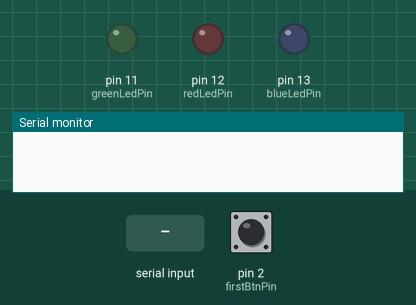
Recording of a sketch running on a simulated Arduino Uno, built with avr-gcc and run on an emulated ATmega328P. Parts: output pins drawn as LEDs (lit = HIGH), the last lines printed to the serial monitor. The inputs (shaded band) are chosen by the test bench; at power-on: pin 2 (firstBtnPin) HIGH.

Above: at 1.2 s.
1.3 s: pin 2 (firstBtnPin) pulled LOW for 0.15 s
At 1.9 s:
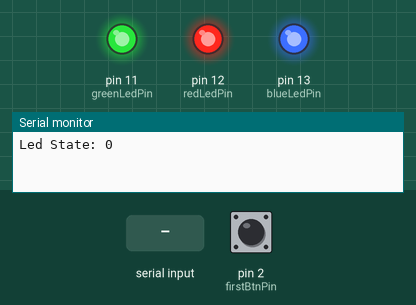
2.9 s: "blue" received over Serial
At 4.6 s:
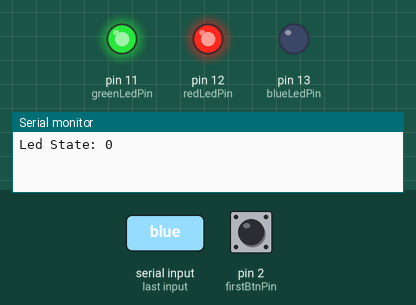
5.4 s: "red" received over Serial
At 7.6 s:
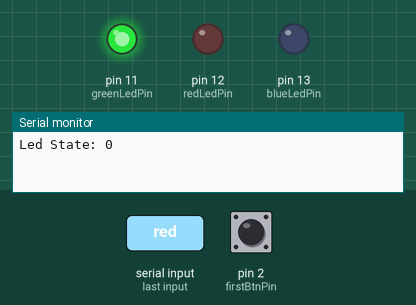
7.9 s: "blue" received over Serial
At 9.6 s:
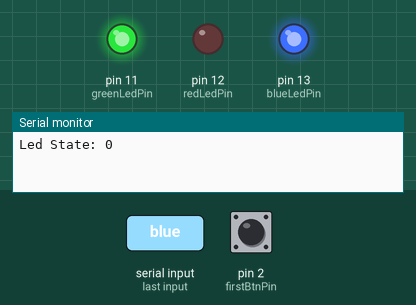
10.4 s: "green" received over Serial
At 12.6 s:
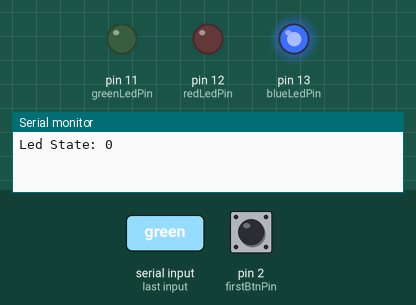
12.9 s: "red" received over Serial
At 14.6 s:
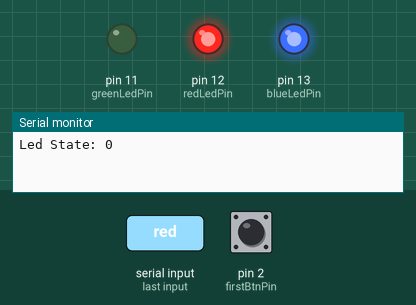
Timing chart, 0 to 16.1 s (numbered marks = the images above; inputs shaded):
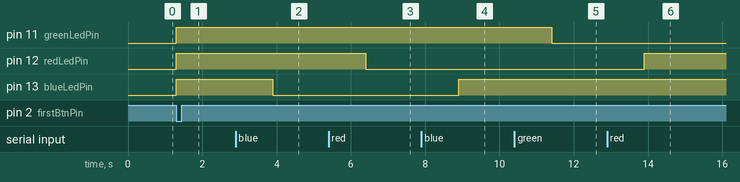

The sketch:

buttonsInterrupt.ino
```cpp
const int firstBtnPin = 2;
const int redLedPin = 12;
const int greenLedPin = 11;
const int blueLedPin = 13;

volatile int ledState = 0;

volatile byte redState = LOW;
volatile byte greenState = LOW;
volatile byte blueState = LOW;

void buttonInterrupt() {
  Serial.print("Led State: ");
  Serial.println(ledState);

  switch(ledState) {
    case 0:

      redState = HIGH;
      greenState = HIGH;
      blueState = HIGH;

      digitalWrite(redLedPin, redState);
      digitalWrite(greenLedPin, greenState);
      digitalWrite(blueLedPin, blueState);

      ledState = 1;
      break;
    case 1:

      redState = HIGH;
      greenState = HIGH;
      blueState = LOW;

      digitalWrite(redLedPin, redState);
      digitalWrite(greenLedPin, greenState);
      digitalWrite(blueLedPin, blueState);

      ledState = 2;
      break;
    case 2:
      redState = LOW;
      greenState = HIGH;
      blueState = HIGH;

      digitalWrite(redLedPin, redState);
      digitalWrite(greenLedPin, greenState);
      digitalWrite(blueLedPin, blueState);

      ledState = 3;
      break;
    default:
      redState = HIGH;
      greenState = LOW;
      blueState = HIGH;

      digitalWrite(redLedPin, redState);
      digitalWrite(greenLedPin, greenState);
      digitalWrite(blueLedPin, blueState);

      ledState = 0;
      break;
  }
}

void setup() {
  Serial.begin(9600);
  // Buttons
  pinMode(firstBtnPin, INPUT_PULLUP);

  // LEDs
  pinMode(redLedPin, OUTPUT);
  pinMode(greenLedPin, OUTPUT);
  pinMode(blueLedPin, OUTPUT);
  digitalWrite(redLedPin, LOW);
  digitalWrite(greenLedPin, LOW);
  digitalWrite(blueLedPin, LOW);

  // Configurando rotina de interrupcao
  attachInterrupt(digitalPinToInterrupt(firstBtnPin), buttonInterrupt, FALLING);
}

void loop() {
  while(Serial.available() == 0) {}
  String opString = Serial.readString();
  opString.trim();


  if(opString == "blue"){
    blueState = !blueState;
    digitalWrite(blueLedPin, blueState);
  }  else if (opString == "red"){
    redState = !redState;
    digitalWrite(redLedPin, redState);
  } else if (opString == "green") {
    greenState = !greenState;
    digitalWrite(greenLedPin, greenState);
  }
}
```

Measured:
- after the input at 1.3 s, pin 11 (greenLedPin), pin 12 (redLedPin), pin 13 (blueLedPin): LOW → HIGH at once
- after the input at 2.9 s, pin 13 (blueLedPin): HIGH → LOW after 1.0 s
- after the input at 5.4 s, pin 12 (redLedPin): HIGH → LOW after 1.0 s
- after the input at 7.9 s, pin 13 (blueLedPin): LOW → HIGH after 1.0 s
- after the input at 10.4 s, pin 11 (greenLedPin): HIGH → LOW after 1.0 s
- after the input at 12.9 s, pin 12 (redLedPin): LOW → HIGH after 1.0 s
